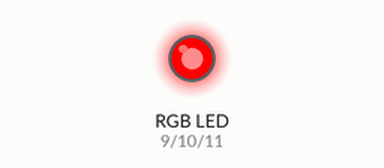
Bench run of a sketch on a simulated Arduino Uno, built with avr-gcc and run on an emulated ATmega328P. Parts: an RGB LED mixed from three pins (HIGH = lit).

Above: at 0.5 s.
At 2.5 s:
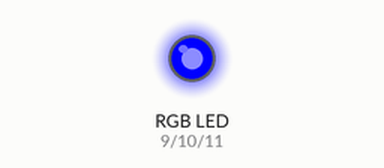
At 3.5 s:
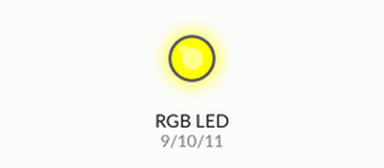
At 4.5 s:
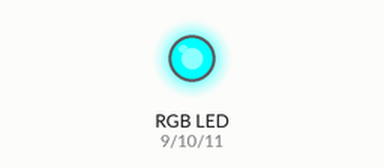
At 6.5 s:
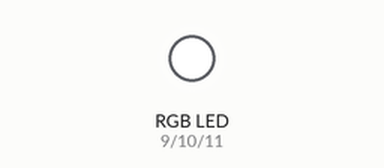
At 9.5 s:
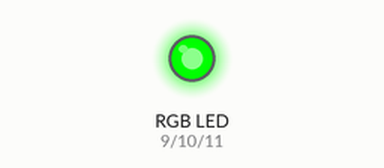
Timing chart, 0 to 10.4 s (numbered marks = the images above):
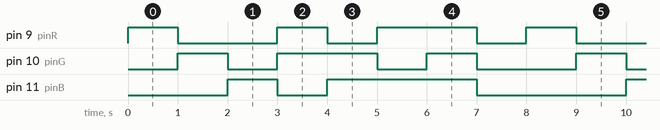

Measured:
- by itself, pin 9 (pinR): repeats every 8.0 s: LOW 2.0 s, HIGH 1.0 s, LOW 1.0 s, HIGH 2.0 s, LOW 1.0 s, HIGH 1.0 s
- by itself, pin 10 (pinG): repeats every 8.0 s: LOW 1.0 s, HIGH 2.0 s, LOW 1.0 s, HIGH 1.0 s, LOW 2.0 s, HIGH 1.0 s
- by itself, pin 11 (pinB): repeats every 8.0 s: LOW 1.0 s, HIGH 3.0 s, LOW 3.0 s, HIGH 1.0 s

The sketch:

exercicio-01.ino
```cpp
// Definição dos pinos PWM para o LED RGB
int pinR = 9;  // Vermelho
int pinG = 10; // Verde
int pinB = 11; // Azul

void setup()
{
  pinMode(pinR, OUTPUT);
  pinMode(pinG, OUTPUT);
  pinMode(pinB, OUTPUT);
}

void loop()
{
  // Vermelho
  setColor(255, 0, 0);
  delay(1000);

  // Verde
  setColor(0, 255, 0);
  delay(1000);

  // Azul
  setColor(0, 0, 255);
  delay(1000);

  // Amarelo (R + G)
  setColor(255, 255, 0);
  delay(1000);

  // Ciano (G + B)
  setColor(0, 255, 255);
  delay(1000);

  // Magenta (R + B)
  setColor(255, 0, 255);
  delay(1000);

  // Branco (R + G + B)
  setColor(255, 255, 255);
  delay(1000);

  // Apagado
  setColor(0, 0, 0);
  delay(1000);
}

// Função para definir a cor do LED RGB
void setColor(int red, int green, int blue)
{
  analogWrite(pinR, red); // Valor de 0 a 255
  analogWrite(pinG, green);
  analogWrite(pinB, blue);
}
```
